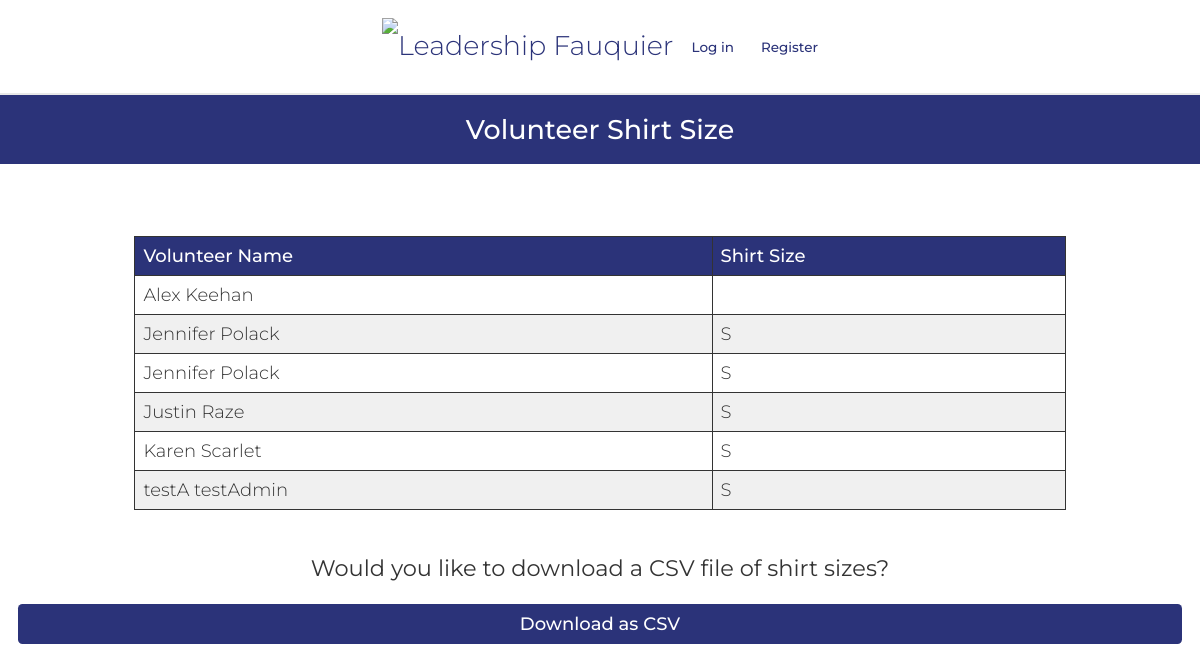
The app's page /TShirtSize.php, older data.
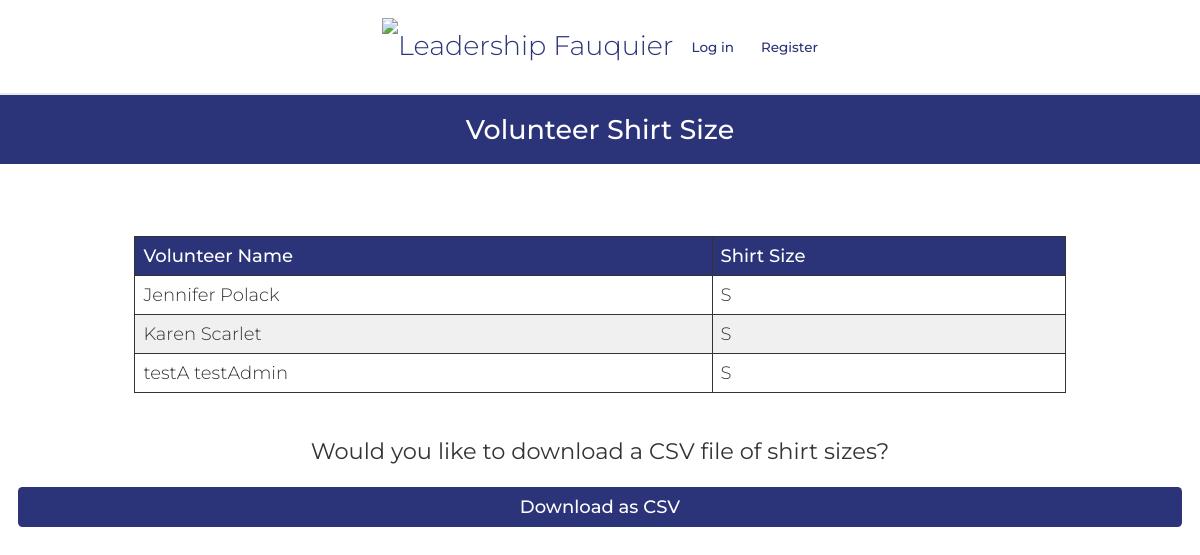
The same page, newer data.
### tables this page shows
CREATE TABLE `dbPersons` (
  `id` varchar(256) NOT NULL,
  `start_date` text DEFAULT NULL,
  `venue` text DEFAULT NULL,
  `first_name` text NOT NULL,
  `last_name` text DEFAULT NULL,
  `address` text DEFAULT NULL,
  `city` text DEFAULT NULL,
  `state` varchar(2) DEFAULT NULL,
  `zip` text DEFAULT NULL,
  `phone1` varchar(12) NOT NULL,
  `phone1type` text DEFAULT NULL,
  `phone2` varchar(12) DEFAULT NULL,
  `phone2type` text DEFAULT NULL,
  `birthday` text DEFAULT NULL,
  `email` text DEFAULT NULL,
  `shirt_size` varchar(3) DEFAULT NULL,
  `computer` varchar(3) DEFAULT NULL,
  `camera` varchar(3) NOT NULL,
  `transportation` varchar(3) NOT NULL,
  `contact_name` text NOT NULL,
  `contact_num` varchar(12) NOT NULL,
  `relation` text NOT NULL,
  `contact_time` text NOT NULL,
  `cMethod` text DEFAULT NULL,
  `position` text DEFAULT NULL,  
  `credithours` text DEFAULT NULL,
  `howdidyouhear` text DEFAULT NULL,
  `commitment` text DEFAULT NULL,
  `motivation` text DEFAULT NULL,
  `specialties` text DEFAULT NULL,
  `convictions` text DEFAULT NULL,
  `type` text DEFAULT NULL,
  `status` text DEFAULT NULL,
  `completedTraining` varchar(100) NOT NULL DEFAULT 'False',
  `availability` text DEFAULT NULL,
  `schedule` text DEFAULT NULL,
  `hours` text DEFAULT NULL,
  `notes` text DEFAULT NULL,
  `password` text DEFAULT NULL,
  `sundays_start` char(5) DEFAULT NULL,
  `sundays_end` char(5) DEFAULT NULL,
  `mondays_start` char(5) DEFAULT NULL,
  `mondays_end` char(5) DEFAULT NULL,
  `tuesdays_start` char(5) DEFAULT NULL,
  `tuesdays_end` char(5) DEFAULT NULL,
  `wednesdays_start` char(5) DEFAULT NULL,
  `wednesdays_end` char(5) DEFAULT NULL,
  `thursdays_start` char(5) DEFAULT NULL,
  `thursdays_end` char(5) DEFAULT NULL,
  `fridays_start` char(5) DEFAULT NULL,
  `fridays_end` char(5) DEFAULT NULL,
  `saturdays_start` char(5) DEFAULT NULL,
  `saturdays_end` char(5) DEFAULT NULL,
  `profile_pic` text NOT NULL,
  `force_password_change` tinyint(1) NOT NULL,
  `gender` varchar(6) NOT NULL
);

### TShirtSize.php (the view, shortened to what this page needs)
<?php
$userID = null;
?>
<!DOCTYPE html>
<html>
<head>
    <?php require_once('universal.inc') ?>
</head>
<body>
    <?php require_once('header.php') ?>
    <h1>Volunteer Shirt Size</h1>
    <main>
    <?php
        if($accessLevel == 1) {
    ?>
            <h2><center>This is your current information!<center></h2>
    <?php
            $con = connect();
            $type1 = "volunteer";
            $query = "SELECT * FROM dbPersons WHERE id='$userID' ORDER BY dbPersons.first_name, dbPersons.last_name";
            $result = mysqli_query($con,$query);
            echo'
                <table><center>
                    <tr>
                        <th>Volunteer Name</th>
                        <th>Shirt Size</th>
                    </tr>
                <tbody>
            ';
            while($row = mysqli_fetch_assoc($result)) {
                $name = $row['first_name'] . $row['last_name'];
                $size = $row['shirt_size'];
                echo
                    "<tr>
                        <td>" . $name . "</td>
                        <td>" . $size . "</td>
                    </tr>
                    ";
            }
            echo "</tbody></center></table>";
        ?>
            <br>
            <h2><center>Would you like to change your shirt size?</center></h2>
            <br>
            <form id="select_shirt" action="./TShirtSize.php" method="POST">
                <div>
                    <label for="select_shirt">Select Size</label>
                    <select name="select_shirt">
                        <option value = "S">Small</option>
                        <option value = "M">Medium</option>
                        <option value = "L">Large</option>
                        <option value = "XL">Extra Large</option>
                        <option value = "XXL">2X Large</option>
                    </select>
                </div>
                <input type="submit" value="Change Size"/>
            </form>
        <?php
        }else if($accessLevel != 1){
            $con = connect();
            $query = "SELECT * FROM dbPersons WHERE status='Active' ORDER BY dbPersons.first_name, dbPersons.last_name";
            $result = mysqli_query($con,$query);
            echo'
                <table><center>
                    <tr>
                        <th>Volunteer Name</th>
                        <th>Shirt Size</th>
                    </tr>
                <tbody>
            ';
            while($row = mysqli_fetch_assoc($result)) {
                $name = $row['first_name'] . " " . $row['last_name'];
                $size = $row['shirt_size'];
                echo
                    "<tr>
                        <td>" . $name . "</td>
                        <td>" . $size . "</td>
                    </tr>
                    ";
            }
            echo "</tbody></center></table>";
            ?>
            <br>
            <br>
            <h3><center> Would you like to download a CSV file of shirt sizes?</center></h3>
            <br>
            <form id="shirt_csv" action="./TShirtSize.php" method="POST">
                <a href="Documents/tShirtSize.csv" target="_self" class="button" download>
                    Download as CSV
                </a>
            </form>
        <?php
        }
        ?>
    </main>
</body>
</html>

Row changes from the older to the newer data that the page shows:
removed dbpersons: name "Alex Keehan"
removed dbpersons: name "Jennifer Polack", shirt_size "S"
removed dbpersons: name "Justin Raze", shirt_size "S"
